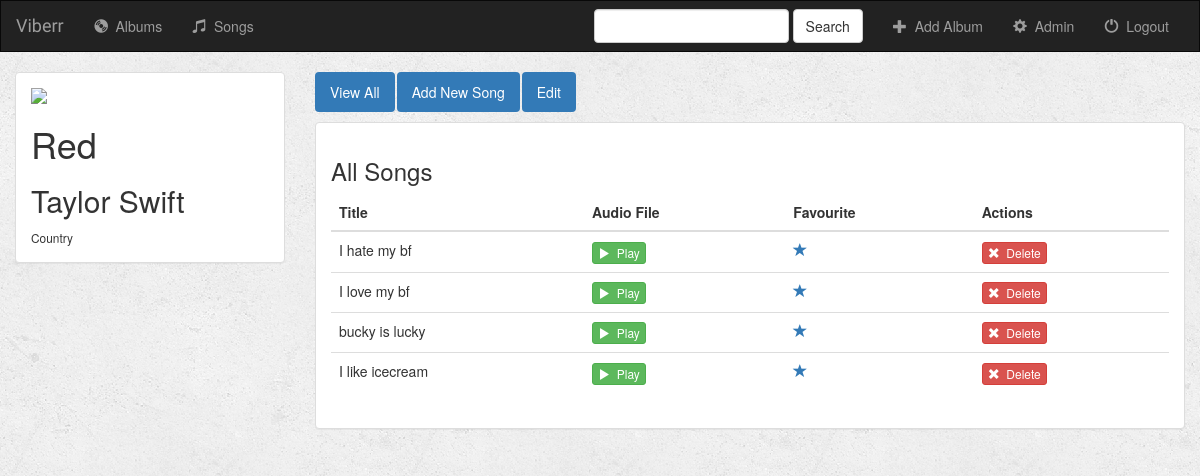
Before: /music/1/ with the older database file.
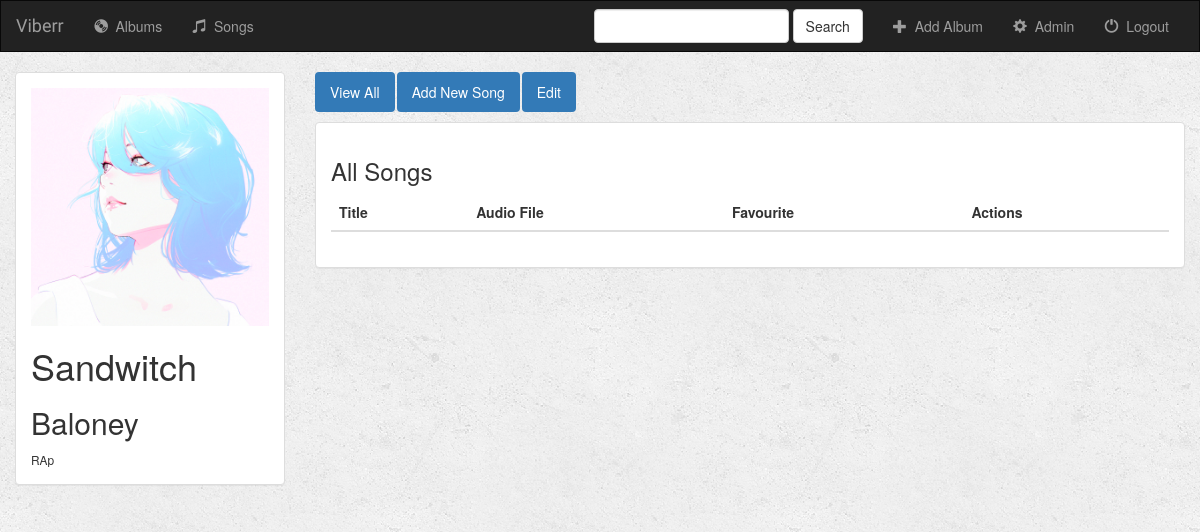
After: the same page with the newer database file.
### music/models.py (models this page shows, shortened)
class Album(models.Model):
    artist = models.CharField(max_length=256)
    title = models.CharField(max_length=256)
    genre = models.CharField(max_length=256)
    logo = models.FileField()
    def __str__(self):
        return self.title + " - " + self.artist

class Song(models.Model):
    album = models.ForeignKey(Album, on_delete=models.CASCADE)
    ext = models.CharField(max_length=256)
    title = models.CharField(max_length=256)
    is_favourite = models.BooleanField(default=False)

### music/views.py (the view)
# urls.py: url(r'^(?P<pk>[0-9]+)/$', views.DetailView.as_view(), name="detail"),
class DetailView(generic.DetailView):
    model = Album
    template_name = 'music/detail.html'

### music/templates/music/detail.html (shortened to what this page needs)
{% extends 'music/base.html' %}
{% block body %}
    <div class="container-fluid songs-container">
        <div class="row">
            <div class="col-sm-4 col-md-3">
                <div class="panel panel-default">
                    <div class="panel-body">
                        <a href="{% url 'music:detail' album.id %}">
                            {% if album.logo %}
                                <img src="{{ album.logo.url }}" class="img-responsive">
                            {% else %}
                                <h3>No image to display</h3>
                            {% endif %}
                        </a>
                    <h1>{{ album.title }}</h1>
                    <h2>{{ album.artist }}</h2>
                    <small>{{ album.genre }}</small>
                    </div>
                </div>
            </div>
            <div class="col-sm-8 col-md-9">
                <ul class="nav nav-pills" style="margin-bottom: 10px;">
                    <li role="presentation" class="active">
                        <a href="{% url 'music:detail' album.id %}">View All</a>
                    </li>
                    <li role="presentation" class="active">
                        <a href="#">Add New Song</a>
                    </li>
                    <li role="presentation" class="active">
                        <a href="{% url 'music:album-update' album.id %}">Edit</a>
                    </li>
                </ul>
                <div class="panel panel-default">
                    <div class="panel-body">
                        <h3>All Songs</h3>
                        <table class="table">
                            <thead>
                            <tr>
                                <th>Title</th>
                                <th>Audio File</th>
                                <th>Favourite</th>
                                <th>Actions</th>
                            </tr>
                            </thead>
                            <tbody>
                                {% for song in album.song_set.all %}
                                    <tr>
                                    <td>{{ song.title }}</td>
                                    <td>
                                        <a target="_blank" href="{{ song.audio_file.url }}">
                                            <button type="button" class="btn btn-success btn-xs">
                                                <span class="glyphicon glyphicon-play"></span>&nbsp; Play
                                            </button>
                                        </a>
                                    </td>
                                    <td>
                                        <a href="#" class="btn-favorite">
                                            <span class="glyphicon glyphicon-star {% if song.is_favourite %}active{% endif %}"></span>
                                        </a>
                                    </td>
                                    <td>
                                        <form action="#" method="post" style="display: inline;">
                                            <button type="submit" class="btn btn-danger btn-xs">
                                                <span class="glyphicon glyphicon-remove"></span>&nbsp; Delete
                                            </button>
                                        </form>
                                    </td>
                                    </tr>
                                {% endfor %}
                            </tbody>
                        </table>
                    </div>
                </div>
            </div>
        </div>
    </div>
{% endblock %}

Changed rows visible on the page:
removed Song: title "I hate my bf", is_favourite True (drawn)
removed Song: title "I love my bf", is_favourite True (drawn)
removed Song: title "bucky is lucky", is_favourite True (drawn)
removed Song: title "I like icecream", is_favourite True (drawn)
changed Album: logo: picture added; title "Red" → "Sandwitch"; artist "Taylor Swift" → "Baloney"; genre "Country" → "RAp"
